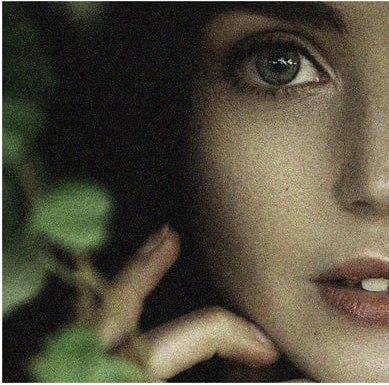
#> input picture AI3000R/Day 7 - Practice/noisy_image.jpg, 389 x 385 px, found by its file name
$ python 'Noise Reduction.py'
#> lines starting #> are read from the running program, lines starting #| are printed output that depends on the picture
import cv2

# Load the noisy image
path = "C:\\Users\\Didri\Documents\\GitHub\\skole\\AI3000R\\Day 7 - Practice\\noisy_image.jpg"
noisy_image = cv2.imread(path)
#> noisy_image is the input picture: shape (385, 389, 3); mean B, G, R 59.7, 76.1, 80.8

# Apply Gaussian blur for noise reduction
kernel_size = (5, 5)
blurred_image = cv2.GaussianBlur(noisy_image, kernel_size, 0)
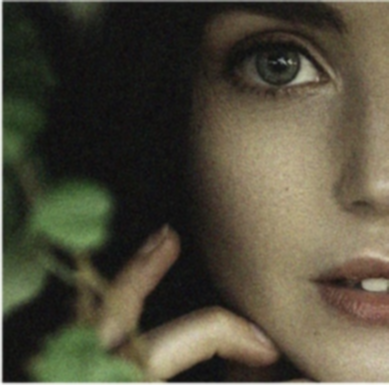
#> blurred_image: shape (385, 389, 3); mean B, G, R 59.5, 75.9, 80.6

# Save the denoised image
cv2.imwrite('denoised_image.jpg', blurred_image)

# Display the original and denoised images
cv2.imshow('Original Image', noisy_image)
cv2.imshow('Denoised Image', blurred_image)
cv2.waitKey(0)
cv2.destroyAllWindows()
